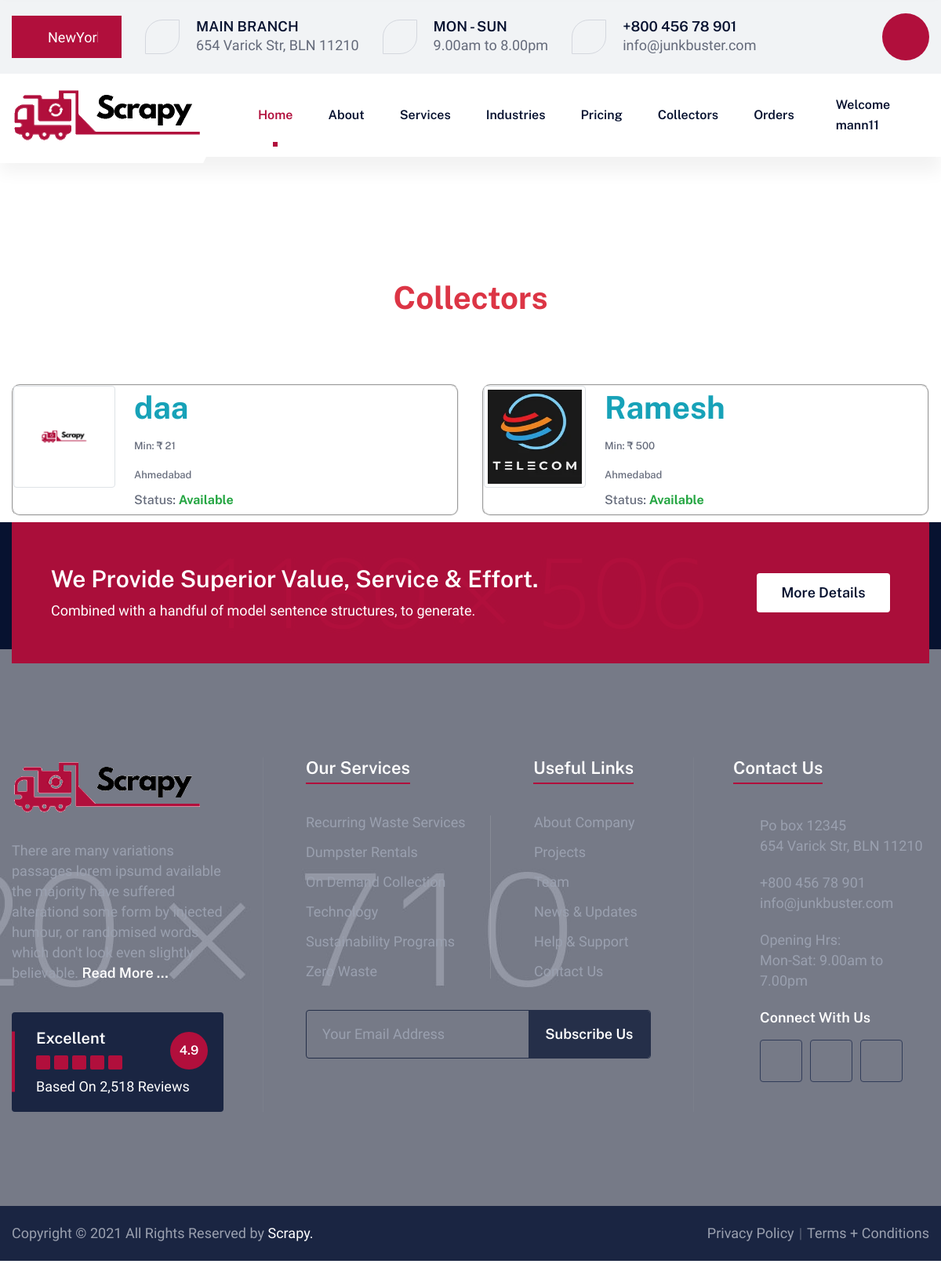
The app's page /collectors/ (signed in) with its own data.
### scrap/models.py (models this page shows, shortened)
class Collectors(models.Model):
    user = models.OneToOneField(User, on_delete=models.CASCADE)
    Name = models.CharField(max_length=100, blank=False)
    Info = models.CharField(max_length=50, blank=False)
    Min_order = models.CharField(max_length=5, blank=False)
    Location = models.CharField(max_length=40, blank=False)
    Photo = models.ImageField(blank=False)
    status = models.CharField(max_length=20, default='Available')

### scrap/views.py (the view)
# urls.py: path('collectors/', collectors, name="collectors"),
def collectors(request):
    collectors = Collectors.objects.all()
    return render(request, 'collectors.html', {'r_object':collectors})

### templates/collectors.html (shortened to what this page needs)
<!DOCTYPE html>
<html lang="en">
{% load static %}
<head>
    <link rel="stylesheet" href="{% static 'assets/css/bootstrap.min.css' %}">
    <link rel="stylesheet" href="{% static 'assets/css/bootstrap-select.min.css' %}">
    <link rel="stylesheet" href="{% static 'assets/css/fontawesome-all.min.css' %}">
    <link rel="stylesheet" href="{% static 'assets/css/jquery.mCustomScrollbar.min.css' %}">
    <link rel="stylesheet" href="{% static 'assets/css/wastey-icons.css' %}">
    <link rel="stylesheet" href="{% static 'assets/css/animate.css' %}">
    <link rel="stylesheet" href="{% static 'assets/css/owl.carousel.min.css' %}">
    <link rel="stylesheet" href="{% static 'assets/css/owl.theme.default.min.css' %}">
    <link rel="stylesheet" href="{% static 'assets/css/style.css' %}">
    <link rel="stylesheet" href="{% static 'assets/css/responsive.css' %}">
</head>
<body>
    <div class="page-wrapper">
        <div class="topbar-one">
            <div class="container">
                <ul class="list-unstyled topbar-one__infos">
                    <li class="topbar-one__select-box">
                        <i class="wastey-icon-1"></i>
                        <select class="selectpicker">
                            <option value="branch-1">NewYork</option>
                        </select>
                    </li>
                    <li>
                        <i class="wastey-icon-2"></i>
                        <h3>Main BRanch</h3>
                        <p>654 Varick Str, BLN 11210</p>
                    </li>
                    <li>
                        <i class="wastey-icon-3"></i>
                        <h3>Mon - SUN</h3>
                        <p>9.00am to 8.00pm</p>
                    </li>
                    <li>
                        <i class="wastey-icon-4"></i>
                        <h3><a href="tel:+800-456-78-901">+800 456 78 901</a></h3>
                        <p><a href="mailto:info@junkbuster.com">info@junkbuster.com</a></p>
                    </li>
                </ul>
                <div class="topbar-one__right">
                    <a class="sidecontent__toggler side-content__toggler" href="#"><i class="wastey-icon-5"></i></a>
                </div>
            </div>
        </div>
        <header class="header-one stricky">
            <div class="container">
                <div class="header-one__logo mt-2">
                    <a href="{% url 'home' %}">
                        <img src="{% static 'assets/images/logo-1-1.png' %}" alt="">
                    </a>
                </div>
                <nav class="header-one__menu main-nav__main-navigation">
                    <ul class="header-one__menu-list main-nav__navigation-box">
                        <li class="dropdown">
                            <a href="{% url 'home' %}">Home</a>
                        </li>
                        <li class="dropdown">
                            <a href="#">About</a>
                        </li>
                        <li class="dropdown">
                            <a href="{% url 'services' %}">Services</a>
                        </li>
                        <li class="dropdown">
                            <a href="{% url 'industries' %}">Industries</a>
                        </li>
                        <li><a href="{% url 'pricing' %}">Pricing</a></li>
<li><a href="{% url 'collectors' %}">Collectors</a></li>
<li><a href="{% url 'orders' %}">Orders</a></li>
{% if request.user.is_authenticated %}
                        <li class="has-dropdown">
                            <a href="#" class="mx-2">Welcome {{request.user.username}}</a>
                        </li>
                        {% else%}
                        <li><a href="{% url 'register' %}">Register</a></li>
                        <li><a href="{% url 'login' %}" class="mx-2">Login</a></li>
                        {% endif %}
                    </ul>
                </nav>
            </div>
        </header>
<br>
<br><br><br><br><br>
<div class="container-fluid">
    <h1 class="text-center text-danger"><strong>Collectors</strong></h1>
</div>
<br>
<br>
<br>
<div class="container">
    <div class="row">
        {% for rest in r_object %}
        <div class="col-xs-7 col-md-6">
            <div class="thumbnail">
                <div class="media mb-2 ml-8" style="border-radius: 10px; border-style: groove; border-width: 2px;">
                        <img src="{{rest.Photo.url}}" class="img-thumbnail img-responsive "
                             style="height: 130px; width: 130px;">
                    <div class="media-body pl-4">
                        <a  style="text-decoration: none !important;"><h1
                                class="media-heading text-info mt-1" style="height: 20px;">
                            <strong>{{rest.Name}}</strong></h1></a><br>
                        <h4><font size="2">Min: &#x20b9; {{rest.Min_order}}</font></h4>
                        <h4><font size="2">{{rest.Location}}</font></h4>
                        <h5><font size="3">Status: <strong class="text-success">{{rest.status}}</strong></font></h5>
                    </div>
                </div>
            </div>
        </div>
        {% endfor%}
    </div>
</div>
        <section class="main-footer-wrap">
            <div class="main-footer__bg" style="background-image: url(assets/images/backgrounds/footer-bg-1-1.jpg);">
            </div>
            <section class="cta-one">
                <div class="container wow fadeInUp" data-wow-duration="1500ms">
                    <div class="inner-container"
                        style="background-image: url(assets/images/backgrounds/cta-bg-1-1.jpg);">
                        <div class="cta-one__content">
                            <h3>We Provide Superior Value, Service & Effort.</h3>
                            <p>Combined with a handful of model sentence structures, to generate.</p>
                        </div>
                        <div class="cta-one__btn-block">
                            <a href="{% url 'services' %}" class="thm-btn">More Details</a>
                        </div>
                    </div>
                </div>
            </section>
            <footer class="site-footer">
                <div class="container">
                    <div class="row">
                        <div class="col-xl-3">
                            <div class="footer-widget">
                                <a href="{% url 'home' %}" class="footer-widget__logo">
                                    <img src="{% static 'assets/images/logo-1-2.png' %}" alt="">
                                </a>
                                <p>There are many variations passages lorem ipsumd available the majority have suffered
                                    alterationd some form by injected humour, or randomised words which don't look even
                                    slightly believable. <a href="{% url 'our_story' %}">Read More ...</a></p>
                                <div class="footer-widget__review">
                                    <h3>Excellent</h3>
                                    <div class="footer-widget__review-stars">
                                        <i class="wastey-icon-52"></i>
                                        <i class="wastey-icon-52"></i>
                                        <i class="wastey-icon-52"></i>
                                        <i class="wastey-icon-52"></i>
                                        <i class="wastey-icon-52"></i>
                                    </div>
                                    <p>Based On 2,518 Reviews</p>
                                    <span class="footer-widget__review-count">
                                        4.9
                                    </span>
                                </div>
                            </div>
                        </div>
                        <div class="col-xl-6">
                            <div class="row">
                                <div class="col-md-6">
                                    <div class="footer-widget">
                                        <h3 class="footer-widget__title"><span>Our Services</span></h3>
                                        <ul class="list-unstyled footer-widget__list">
                                            <li><a href = "{% url 'waste_removal' %}">Recurring Waste Services</a></li>
                                            <li><a href="{% url 'rent_dumpster' %}">Dumpster Rentals</a></li>
                                            <li><a href="{% url 'on_demand' %}">On Demand Collection</a></li>
                                            <li><a href="{% url 'technology' %}">Technology</a></li>
                                            <li><a href="ser-d-sustain.html">Sustainability Programs</a></li>
                                            <li><a href="{% url 'zero_waste' %}">Zero Waste</a></li>
                                        </ul>
                                    </div>
                                </div>
                                <div class="col-md-6">
                                    <div class="footer-widget">
                                        <h3 class="footer-widget__title"><span>Useful Links</span></h3>
                                        <ul class="list-unstyled footer-widget__list">
                                            <li><a href="{% url 'our_story' %}">About Company</a></li>
                                            <li><a href="case-1.html">Projects</a></li>
                                            <li><a href="{% url 'team' %}">Team</a></li>
                                            <li><a href="blog-listing.html">News & Updates</a></li>
                                            <li><a href="{% url 'f&q' %}">Help & Support</a></li>
                                            <li><a href="{% url 'contact' %}">Contact Us</a></li>
                                        </ul>
                                    </div>
                                </div>
                            </div>
                            <div class="row">
                                <div class="col-xl-12">
                                    <form action="#" class="footer-widget__subscribe-form mc-form"
                                        data-url="https://xyz.us18.list-manage.com/subscribe/post?u=20e91746ef818cd941998c598&amp;id=cc0ee8140e">
                                        <input type="email" class="formInput" placeholder="Your Email Address">
                                        <button type="submit">Subscribe Us</button>
                                    </form>
                                </div>
                            </div>
                        </div>
                        <div class="col-xl-3">
                            <div class="footer-widget footer-widget__contact">
                                <h3 class="footer-widget__title"><span>Contact Us</span></h3>
                                <ul class="footer-widget__contact-list list-unstyled">
                                    <li>
                                        <i class="wastey-icon-2"></i>
                                        Po box 12345 <br>
                                        654 Varick Str, BLN 11210
                                    </li>
                                    <li>
                                        <i class="wastey-icon-4"></i>
                                        <a href="tel:+800-456-78-901">+800 456 78 901</a>
                                        <a href="mailto:info@junkbuster.com">info@junkbuster.com </a>
                                    </li>
                                    <li>
                                        <i class="wastey-icon-3"></i>
                                        Opening Hrs: <br> Mon-Sat: 9.00am to 7.00pm
                                    </li>
                                    <li>
                                        <i class="wastey-icon-2"></i>
                                        <span>Connect With Us</span>
                                        <div class="footer-widget__social">
                                            <a href="#" class="fab fa-facebook-f"></a>
                                            <a href="#" class="fab fa-twitter"></a>
                                            <a href="#" class="fab fa-linkedin-in"></a>
                                        </div>
                                    </li>
                                </ul>
                            </div>
                        </div>
                    </div>
                </div>
            </footer>
        </section>
        <div class="site-footer__bottom">
            <div class="container">
                <p>Copyright © 2021 All Rights Reserved by <a href="{% url 'home' %}">Scrapy.</a></p>
                <ul class="list-unstyled site-footer__bottom-links">
                    <li><a href="#">Privacy Policy</a></li>
                    <li><a href="#">Terms + Conditions</a></li>
                </ul>
            </div>
        </div>
    </div>
</body>
</html>

### records on screen
Collectors: Photo (picture), Name "daa", Min_order "21", Location "Ahmedabad", status "Available"
Collectors: Photo (picture), Name "Ramesh", Min_order "500", Location "Ahmedabad", status "Available"

### other values on screen
{{ request.user.username }} "mann11"
